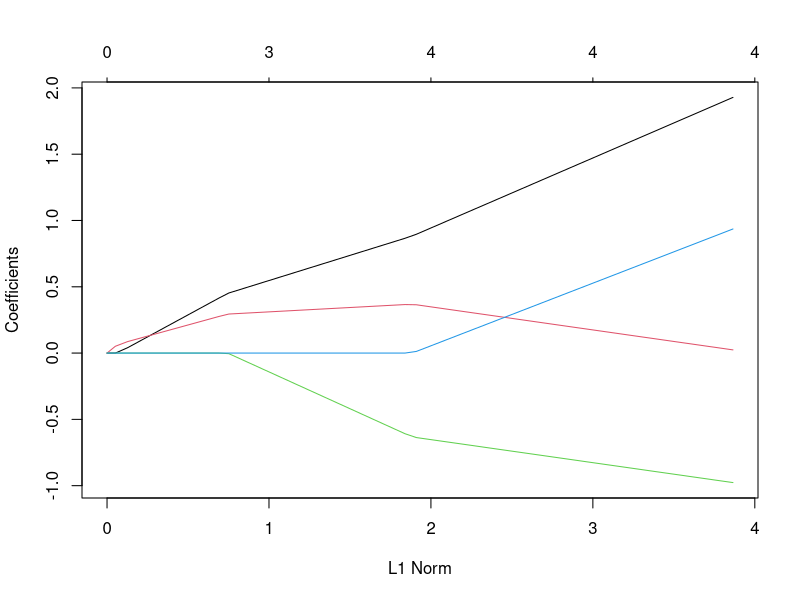

The R source for this figure:
#install.packages("glmnet", repos = "https://cran.us.r-project.org")
library(glmnet)

#help(matrix)  # To see the documentation of R function
library(MASS) # for the matrix() function

X <-matrix(rnorm(12*14) , nrow = 12, ncol = 14) # generate gaussian random matrix
b <- c(0,0,0,2,0,0,0,-1,0,0,0,1,0,0)
dim(b) <- c(14,1)
Y <- X %*% b + 0.001*matrix(rnorm(12*1) , nrow = 12, ncol = 1) # gaussian random vector
mod_cv <- cv.glmnet(X, Y, alpha=1) # alpha=1 means lasso (alpha=0 is ridge regression)
# cv.glmnet performs cross-validation
model.lasso <- glmnet(X,Y,lambda = mod_cv$lambda.min, alpha=1)
#use the best lambda selected by cross validation`
blasso <- model.lasso$beta # fitted values using lasso
print(blasso) # print results

model.lasso <- glmnet(X,Y, alpha=1,standardize=FALSE, intercept=FALSE)
plot(model.lasso) # plot the entire path
#standardize=TRUE normalizes the columns of X to be zero mean and unit variance, which is default
#intercept=TRUE is default. Note that model.lasso$beta only contains the coefficients for non-intercept variables. To show the coefficient for the intercept also, use coeff(model.lasso)


